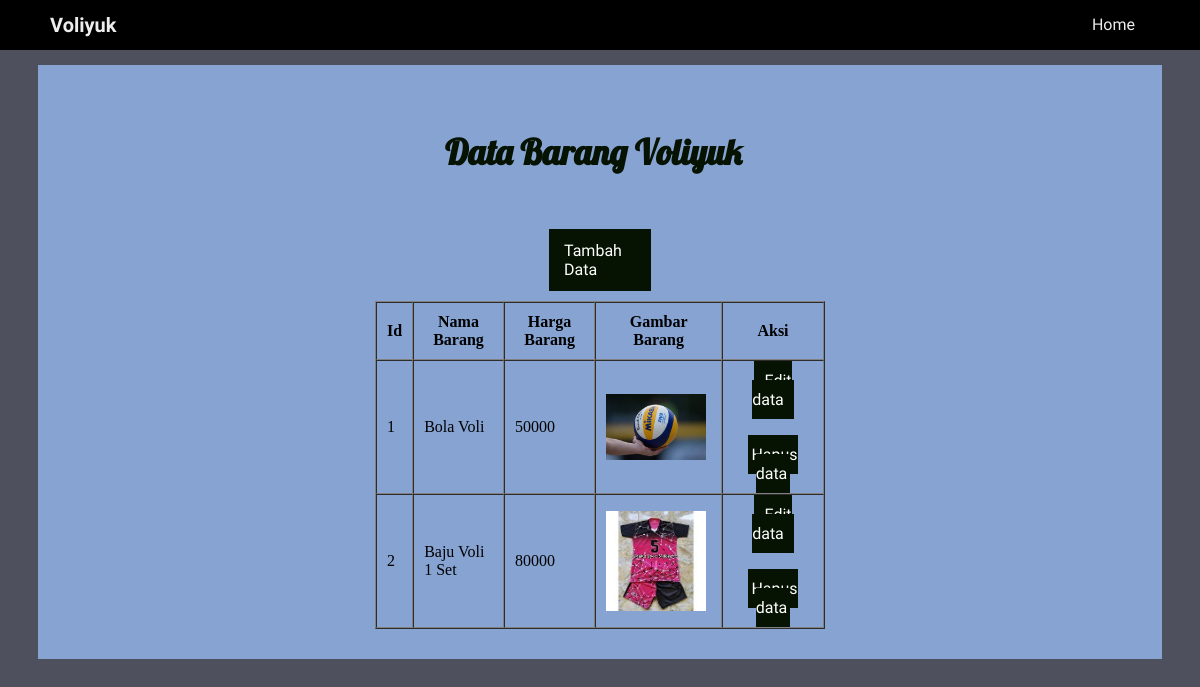
Page /dataBarang.php on the committed database.
### tables this page shows
CREATE TABLE `barang` (
  `id` int(100) NOT NULL,
  `nama` varchar(255) NOT NULL,
  `harga` int(255) NOT NULL,
  `gambar` varchar(255) NOT NULL
);

### koneksidb.php (called while the page is built, shortened)
<?php
$server = "localhost";
$user = "root";
$pass = "";
$db_name = "voliyuk";
$conn = mysqli_connect($server, $user, $pass,$db_name);
function query($query) {
	global $conn;
	$result = mysqli_query($conn, $query);
	$rows =[];
	while($row = mysqli_fetch_assoc($result)){
		$rows[]=$row;
	}
	return $rows;
}
?>

### dataBarang.php (the view, shortened to what this page needs)
<?php
include 'koneksidb.php';
$barang = query("SELECT * FROM barang");
?>
<html>
	<head><title> Admin - Data Barang</title>
	<link rel="stylesheet" type="text/css" href="styles/stylemain.css">
	</head>
<body>
	<div class="header">
		<div class="judul">
			<h1>Voliyuk</h1>
		</div>
		<div class="navbar">
			<a href="homeAdmin.html" >Home</a>
		</div>
	</div>
	<div class="main">
		<div class="judul">
			<h3> Data Barang Voliyuk </h3>
		</div>
		<div class="tabel">
			<table border="1" cellpadding="10" cellspacing="0">
			<tr>
			<th>Id</th>
			<th>Nama Barang</th>
			<th>Harga Barang</th>
			<th>Gambar Barang</th>
			<th>Aksi</th>
			</tr>
			<?php $i = 1 ?>
			<?php foreach ($barang as $row):?>
			<tr>
			<td><?php echo $i;?></td>
			<td><?php echo $row["nama"];?></td>
			<td><?php echo $row["harga"];?></td>
			<td><img src="img/<?php echo $row["gambar"];?>" width="100"></td>
			<td style="height:100px" width="80px" align="center"><a href="editBarang.php?id=<?php echo $row["id"];?>" class = "editBtn"> Edit data </a> <br><br><br>
			<a href="deleteBarang.php?id=<?php echo $row["id"];?>" onclick="return confirm('Apakah anda yakin akan menghapus data?');" class = "delBtn"> Hapus data </a></td>
			</tr>
			<?php $i++; ?>
			<?php endforeach; ?>
		</div>
		<a href="addBarang.php" class="addBtn"> Tambah Data </a>
	</div>
</body>
</html>

### styles/stylemain.css (style rules this page uses)
body { background: #4e505e; }
.header { background:#000000; height: 50px; display: flex; flex-wrap: wrap; justify-content: space-between; align-items:center; position: fixed; top:0; left:0; width:100%; }
.header .judul { font-size: 10px; font-weight:200; color: #EDEDED; font-family:'Merienda One'; padding-left:50px; }
.header .navbar { display:flex; list-style: none; padding-right:50px; }
.header .navbar a { color: #EDEDED; padding:14px 15px; text-decoration:none; text-align: center; font-family: 'Barlow Condensed'; }
.header .navbar ::after { content: ''; width:0%; background:#ffb700; height:2px; display: flex; margin:auto; transition:0.2s; }
.main { margin-top:65px; margin-left: 30px; margin-right: 30px; padding: 30px; background:#86a3d1; }
.main .judul { display:flex; color:#061202; font-size: 30px; font-family: 'Lobster'; margin-left:auto; margin-right:auto; }
.main .tabel { margin-left:auto; margin-right:auto; width: 450px; }
.main .addBtn { display:flex; width:72px; text-decoration: none; font-family: 'Barlow Condensed'; color:#fff; padding:12px 15px; background:#061202; position:relative; margin-top:20px; margin-left:auto; margin-right:auto; margin-bottom:10px; }
.main .editBtn { width:75px; text-decoration: none; font-family: 'Barlow Condensed'; color:#fff; padding:10px 10px; background:#061202; position:relative; margin-top:20px; margin-left:auto; margin-right:auto; margin-bottom:10px; }
.main .delBtn { width:75px; text-decoration: none; font-family: 'Barlow Condensed'; color:#fff; padding:10px 3px; background:#061202; position:relative; margin-top:20px; margin-left:auto; margin-right:auto; margin-bottom:10px; }

### dataBarang.php (style rules this page uses)
.main .judul { width:310px; }

### rows in the picture
barang: nama "Bola Voli", harga "50000", gambar (picture)
barang: nama "Baju Voli 1 Set", harga "80000", gambar (picture)
